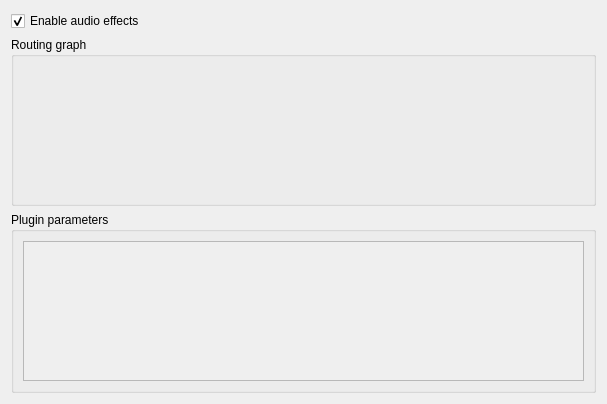
<?xml version="1.0" encoding="UTF-8"?>
<ui version="4.0">
 <class>Effects</class>
 <widget class="QWidget" name="Effects">
  <property name="geometry">
   <rect>
    <x>0</x>
    <y>0</y>
    <width>607</width>
    <height>404</height>
   </rect>
  </property>
  <property name="windowTitle">
   <string>Form</string>
  </property>
  <layout class="QGridLayout" name="gridLayout">
   <item row="0" column="0">
    <widget class="QCheckBox" name="enabled">
     <property name="text">
      <string>Enable audio effects</string>
     </property>
     <property name="checked">
      <bool>true</bool>
     </property>
    </widget>
   </item>
   <item row="1" column="0">
    <widget class="QGroupBox" name="groupBox">
     <property name="maximumSize">
      <size>
       <width>16777215</width>
       <height>256</height>
      </size>
     </property>
     <property name="title">
      <string>Routing graph</string>
     </property>
     <layout class="QGridLayout" name="gridLayout_2">
      <item row="0" column="0">
       <widget class="DspGraph" name="eq" native="true">
        <property name="minimumSize">
         <size>
          <width>512</width>
          <height>128</height>
         </size>
        </property>
        <property name="maximumSize">
         <size>
          <width>16777215</width>
          <height>256</height>
         </size>
        </property>
       </widget>
      </item>
     </layout>
    </widget>
   </item>
   <item row="2" column="0">
    <widget class="QGroupBox" name="groupBox_3">
     <property name="title">
      <string>Plugin parameters</string>
     </property>
     <layout class="QGridLayout" name="gridLayout_3">
      <item row="0" column="0">
       <widget class="QScrollArea" name="widgetContainer">
        <property name="widgetResizable">
         <bool>true</bool>
        </property>
        <widget class="QWidget" name="scrollAreaWidgetContents">
         <property name="geometry">
          <rect>
           <x>0</x>
           <y>0</y>
           <width>571</width>
           <height>156</height>
          </rect>
         </property>
        </widget>
       </widget>
      </item>
     </layout>
    </widget>
   </item>
  </layout>
 </widget>
 <customwidgets>
  <customwidget>
   <class>DspGraph</class>
   <extends>QWidget</extends>
   <header>DspGraph.h</header>
   <container>1</container>
  </customwidget>
 </customwidgets>
 <resources/>
 <connections/>
</ui>
